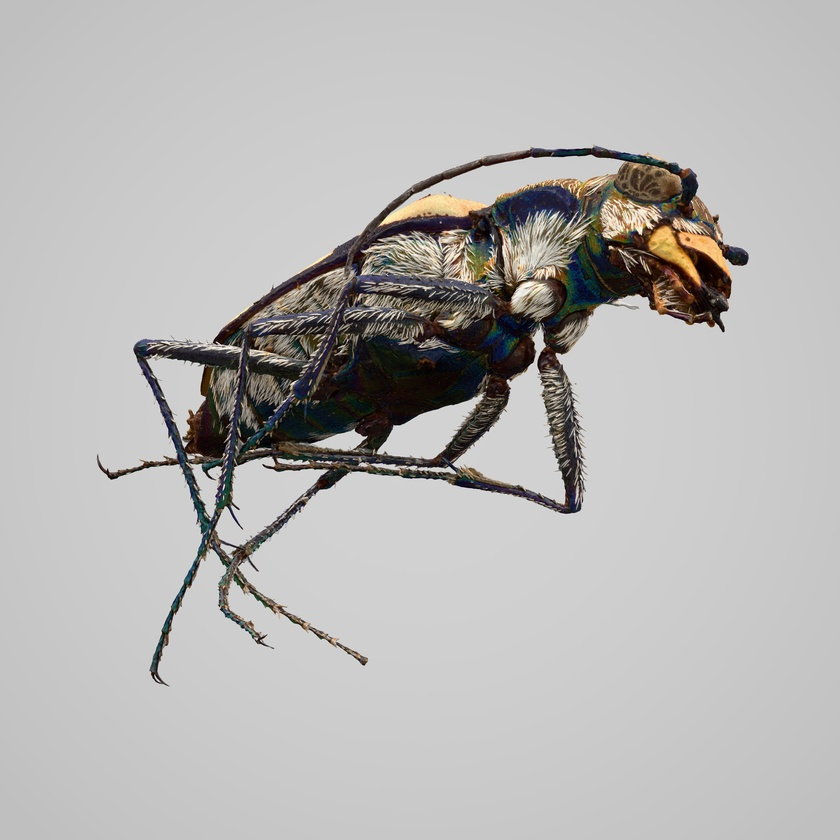
#> input picture img/bottom_view.jpeg, 840 x 840 px, shrunk from 2550 x 2550 before the run
$ python -i sharpen.py   (imports and definitions only)
#> lines starting #> are read from the running program, lines starting #| are printed output that depends on the picture
import os
import warnings
from PIL import Image
import cv2
import numpy as np
from tqdm.auto import tqdm

# Default sharpening parameters
DEFAULT_SHARPENING_KWARGS = {
    'use_edof': {'default': True, 'description': 'Use EDOF images instead of REDOF images.'},
    'unsharp_radius': {'default': 1.5, 'description': 'Radius for Unsharp Mask, controlling the amount of blurring before sharpening.'},
    'unsharp_percent': {'default': 150, 'description': 'Strength of sharpening effect as a percentage.'},
    'highpass_radius': {'default': 1, 'description': 'Radius for High Pass filter, influencing detail retention in sharpening.'},
    'verbose': {'default': True, 'description': 'Display detailed information during processing.'}
}

def apply_unsharp_mask(image, radius=1.5, percent=150):
#> called with radius = 1.5, percent = 150
    image_cv = cv2.cvtColor(np.array(image), cv2.COLOR_RGB2BGR)
#> image_cv is the input picture: shape (840, 840, 3); mean B, G, R 179.7, 181, 182.3
    blurred = cv2.GaussianBlur(image_cv, (0, 0), radius)
    sharpened = cv2.addWeighted(image_cv, 1 + percent / 100, blurred, -percent / 100, 0)
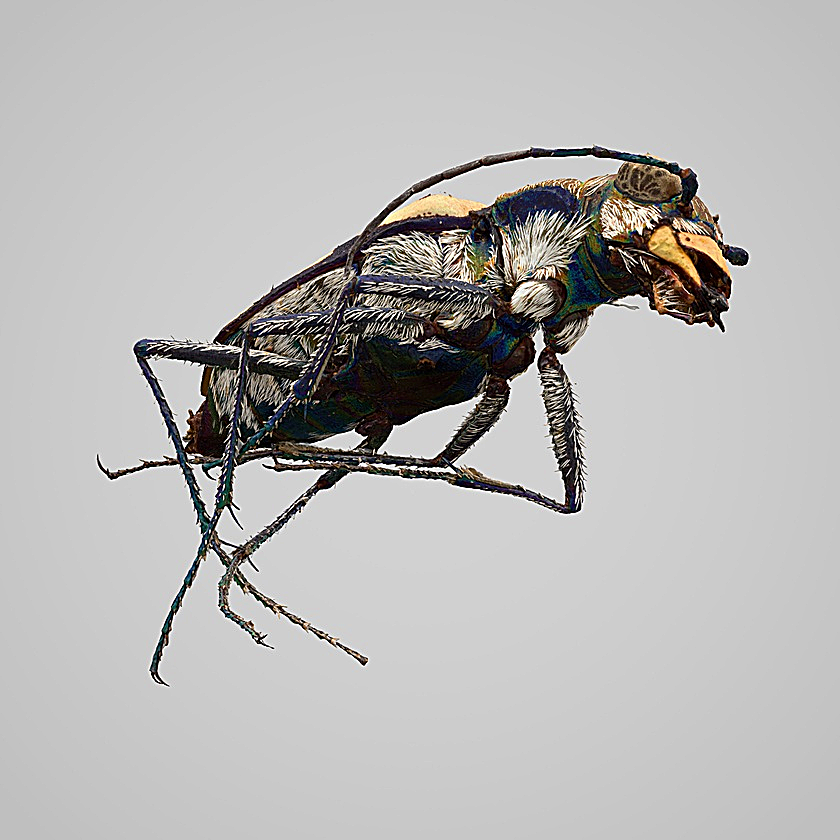
#> sharpened: shape (840, 840, 3); mean B, G, R 180.2, 181.3, 182.4
    return Image.fromarray(cv2.cvtColor(sharpened, cv2.COLOR_BGR2RGB))


# [183 lines left out: functions apply_high_pass_filter, prompt_user_for_path, prompt_user_for_optional_arguments, parse_folder_list, process_specimen, main, not called in this run]


# [2 lines not run here, left out]

>>> import cv2
>>> picture = cv2.cvtColor(cv2.imread('../img/bottom_view.jpeg'), cv2.COLOR_BGR2RGB)
>>> result = apply_unsharp_mask(picture)

$ run again, on img/top_view.jpeg
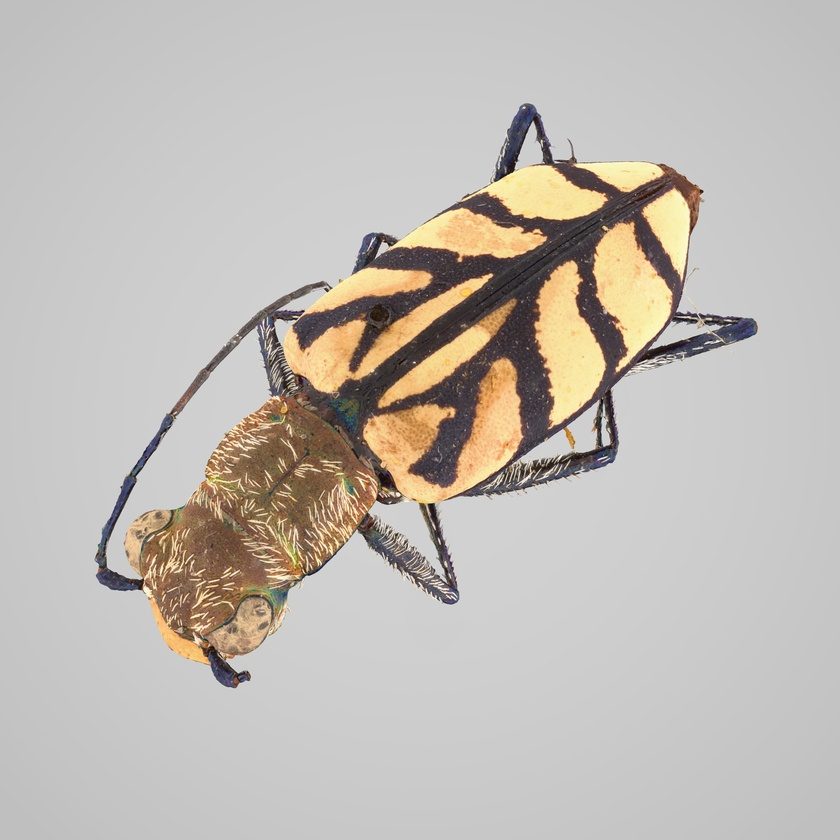
#> input picture img/top_view.jpeg, 840 x 840 px, shrunk from 2550 x 2550 before the run
#> in apply_unsharp_mask, image_cv is the input picture: shape (840, 840, 3); mean B, G, R 180, 186.1, 191.5
#> in apply_unsharp_mask, `sharpened = cv2.addWeighted(image_cv, 1 + percent / 100, blurred, -per..`:
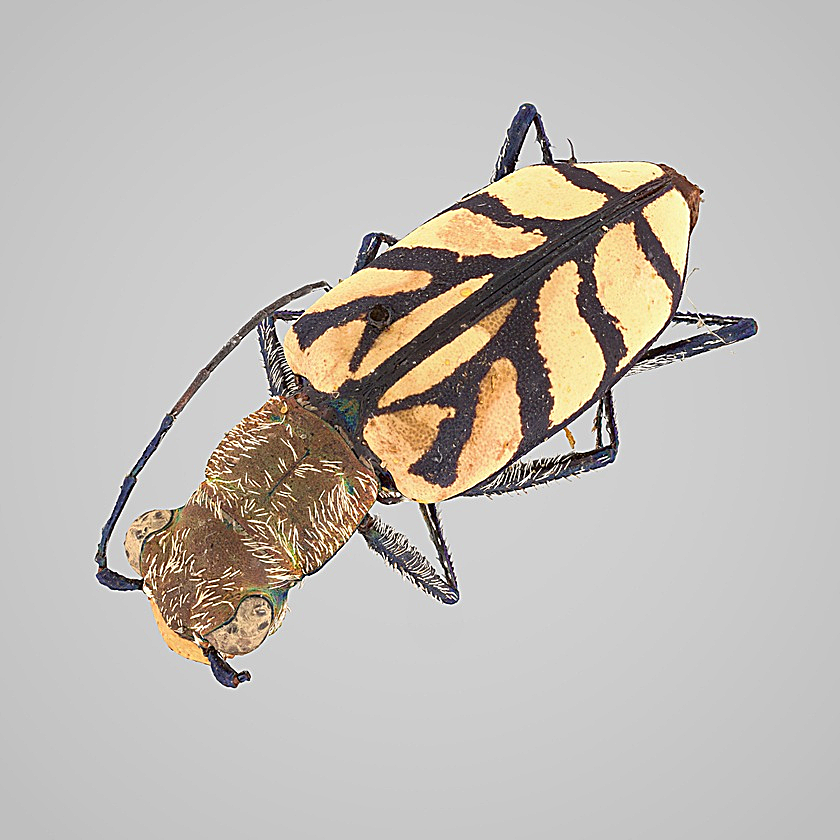
#> sharpened: shape (840, 840, 3); mean B, G, R 180, 185.8, 190.7
